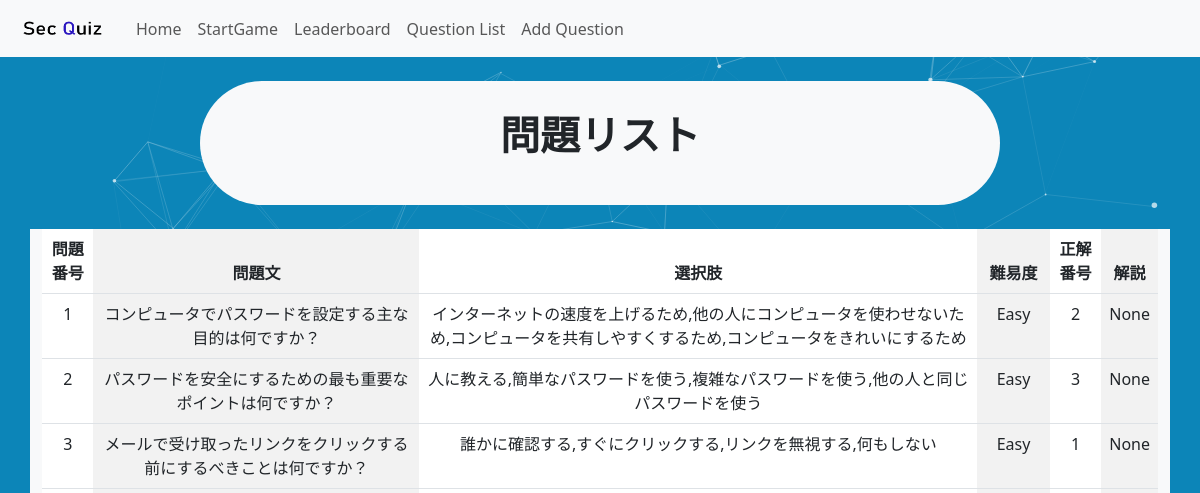
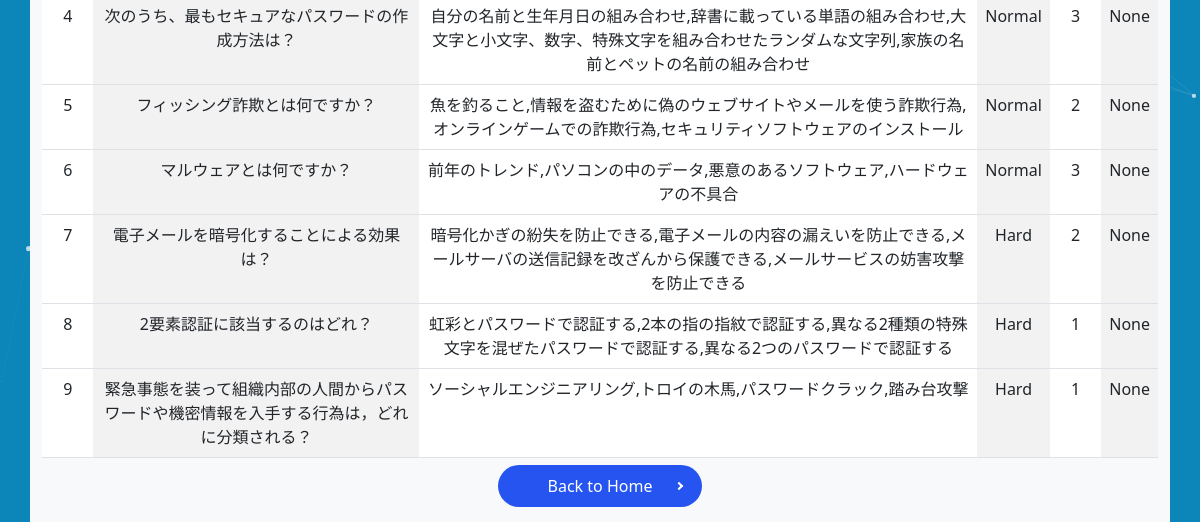
Before: /questions_user with the older database file (2 pictures, top to bottom).
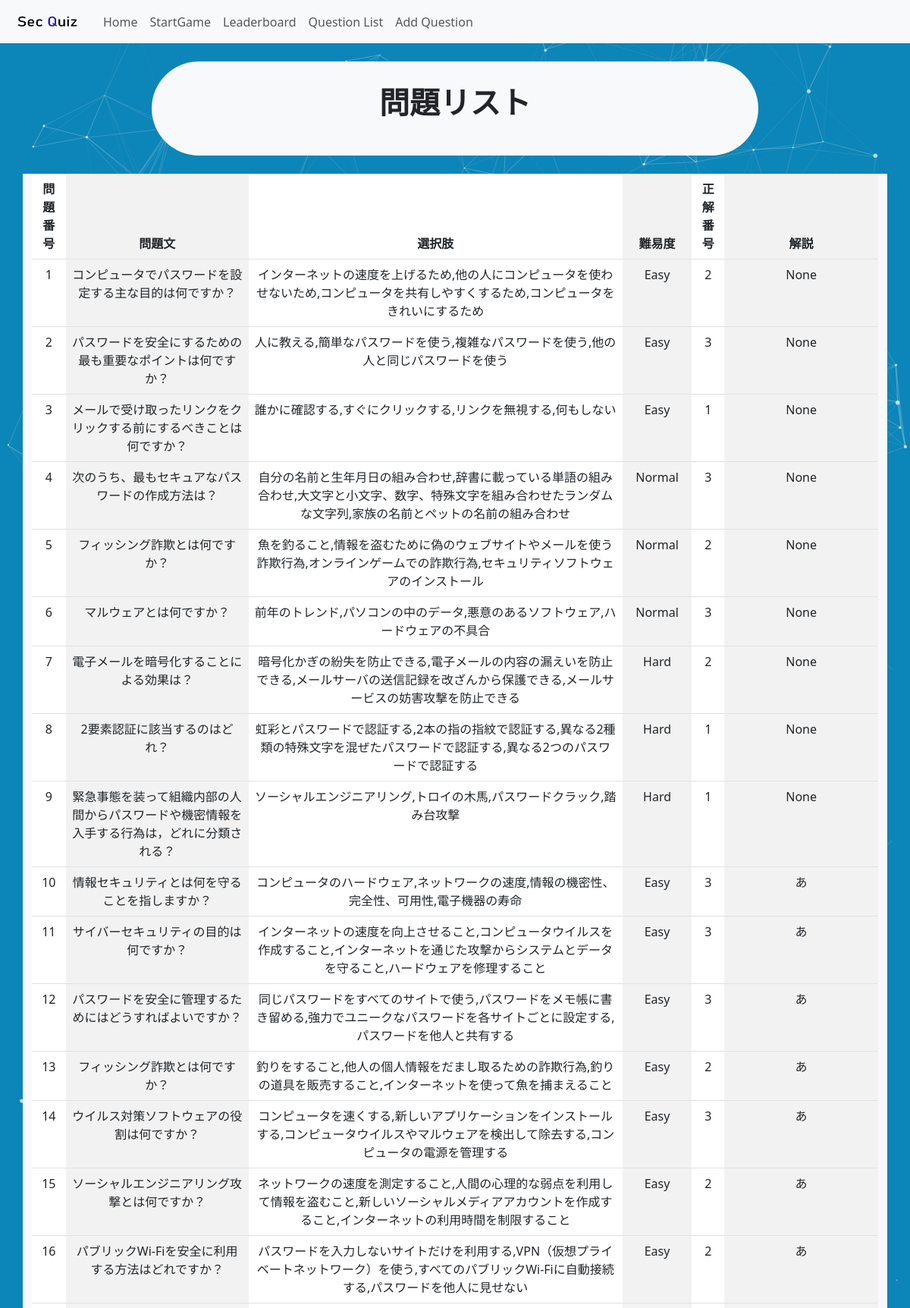
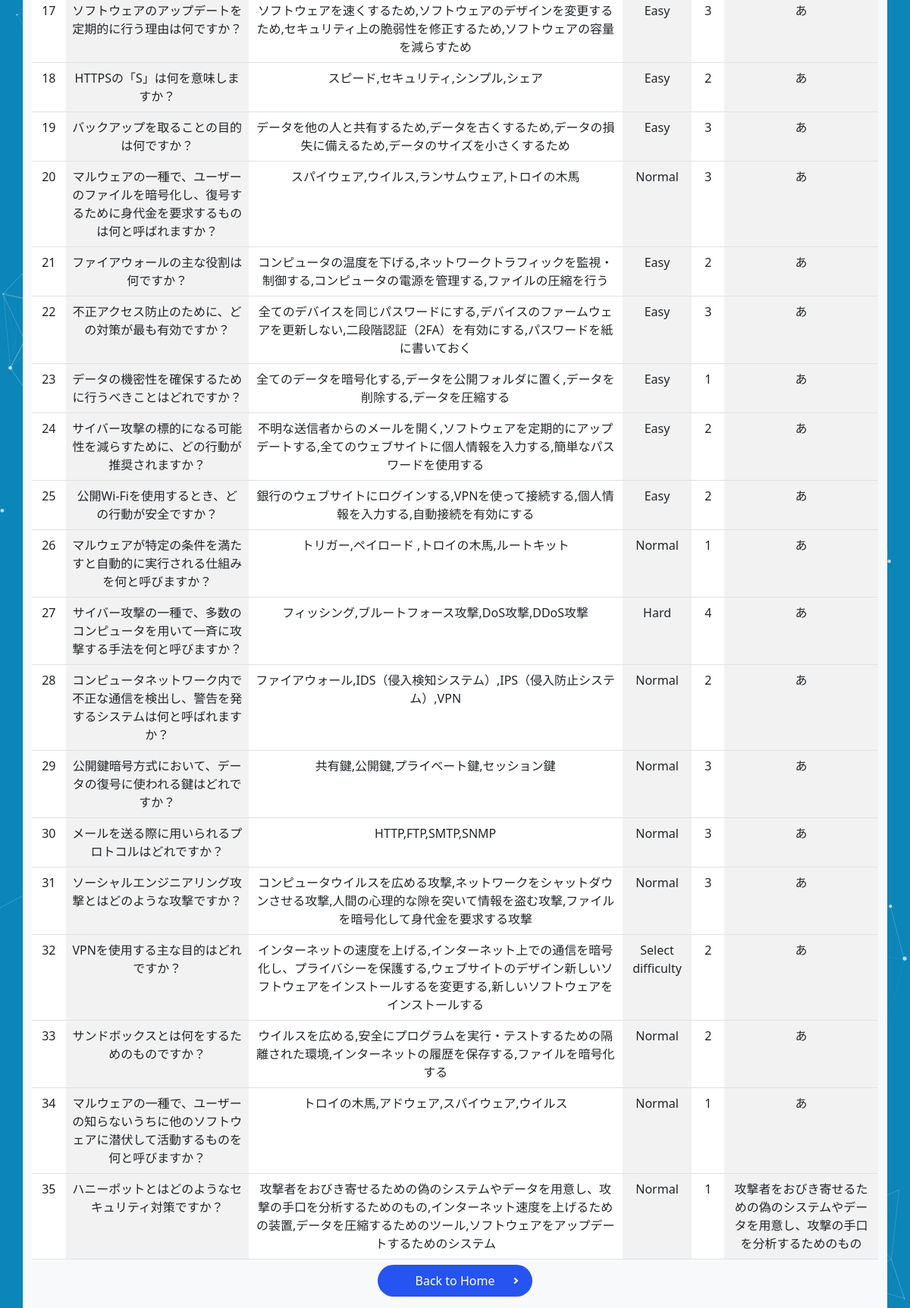
After: the same page with the newer database file (2 pictures, top to bottom).
### app.py (models this page shows)
class Question(db.Model):
    id = db.Column(db.Integer, primary_key=True)
    text = db.Column(db.Text, nullable=False)
    choices = db.Column(db.Text, nullable=False)
    difficulty = db.Column(db.String(50), nullable=False)
    correct_choice = db.Column(db.Integer, nullable=False)
    explain = db.Column(db.Text, nullable=True)

### app.py (the view)
@app.route("/questions_user")
def list_questions():
    questions = Question.query.all()
    return render_template("user/question_list.html", questions=questions)

### templates/user/question_list.html
{% extends 'base.html' %}
{% block body %}
<div id="particles-js"></div>
<link rel="stylesheet" href="../../static/css/background.css">
<link rel="stylesheet" href="../../static/css/yajirusi_button.css">
<nav class="navbar navbar-expand-lg bg-body-tertiary">
    <div class="container-fluid">
        <a class="navbar-brand" href="/">
            <img src="../../static/image/secquiz_logo.png" alt="Logo" width="100" height="30"
                class="d-inline-block align-text-top">
        </a>
        <div class="collapse navbar-collapse" id="navbarNav">
            <ul class="navbar-nav">
                <li class="nav-item">
                    <a class="nav-link" aria-current="page" href="/user">Home</a>
                </li>
                <li class="nav-item">
                    <a class="nav-link" href="/start_game">StartGame</a>
                </li>
                <li class="nav-item">
                    <a class="nav-link" href="/leaderboard">Leaderboard</a>
                </li>
                <li class="nav-item">
                    <a class="nav-link" href="/questions_user">Question List</a>
                </li>
                <li class="nav-item">
                    <a class="nav-link" href="/add_question_form">Add Question</a>
                </li>
            </ul>
        </div>
    </div>
</nav><br>
<div class="container-sm bg-light rounded-pill" style="width: 800px;"><br>
    <p class="fs-1 fw-bold text-center">問題リスト</p><br>
</div><br>
<div class="container-sm bg-light text-center" style="width: 1600px;">
    <table class="table table-striped-columns">
        <thead>
            <tr>
                <th>問題番号</th>
                <th>問題文</th>
                <th>選択肢</th>
                <th>難易度</th>
                <th>正解番号</th>
                <th>解説</th>
            </tr>
        </thead>
        <tbody>
            {% for question in questions %}
            <tr>
                <td>{{ question.id }}</td>
                <td>{{ question.text }}</td>
                <td>{{ question.choices }}</td>
                <td>{{ question.difficulty }}</td>
                <td>{{ question.correct_choice }}</td>
                <td>{{ question.explain }}</td>
            </tr>
            {% endfor %}
        </tbody>
    </table>
    <div class="">
        <a href="/user" class="button mb_top">Back to Home</a>
    </div><br>
</div>
{% endblock %}

### templates/base.html (shortened to what this page needs)
<!DOCTYPE html>
<html lang="ja">
<head>
  <link rel="stylesheet" href="{{ url_for('static', filename='css/bootstrap.min.css') }}" />
  <link rel="stylesheet" href="../static/css/background.css">
</head>
<body>
  {% block body %}{% endblock %}
</body>
</html>

### static/css/background.css (style rules this page uses)
a { color: #000000; }
html,body { height: 100%; }
#particles-js { position:fixed; z-index:-1; width: 100%; height: 100%; background-color:#0c85b8; }
.mb_top { margin-top: 5em; }

### static/css/yajirusi_button.css (style rules this page uses)
.button { position: relative; padding: 10px 50px; color: #fff; border-radius: 50vh; background-color: #2554f0; text-decoration: none; }
.button::after { content: ''; position: absolute; right: 20px; top: 50%; width: 6px; height: 6px; border-top: 2px solid #fff; border-right: 2px solid #fff; transform: translate(0, -50%) rotate(45deg); }

Changed rows visible on the page:
added Question: id "10", text "情報セキュリティとは何を守ることを指しますか？", choices "コンピュータのハードウェア,ネットワークの速度,情報の機密性、完全性、可用性,電子機器の寿命", difficulty "Easy", correct_choice "3", explain "あ"
added Question: id "11", text "サイバーセキュリティの目的は何ですか？", choices "インターネットの速度を向上させること,コンピュータウイルスを作成すること,インターネットを通じた攻撃からシステムとデータを守ること,ハードウェアを修理すること", difficulty "Easy", correct_choice "3", explain "あ"
added Question: id "12", text "パスワードを安全に管理するためにはどうすればよいですか？", choices "同じパスワードをすべてのサイトで使う,パスワードをメモ帳に書き留める,強力でユニークなパスワードを各サイトごとに設定する,パスワードを他人と共有する", difficulty "Easy", correct_choice "3", explain "あ"
added Question: id "13", text "フィッシング詐欺とは何ですか？", choices "釣りをすること,他人の個人情報をだまし取るための詐欺行為,釣りの道具を販売すること,インターネットを使って魚を捕まえること", difficulty "Easy", correct_choice "2", explain "あ"
added Question: id "14", text "ウイルス対策ソフトウェアの役割は何ですか？", choices "コンピュータを速くする,新しいアプリケーションをインストールする,コンピュータウイルスやマルウェアを検出して除去する,コンピュータの電源を管理する", difficulty "Easy", correct_choice "3", explain "あ"
added Question: id "15", text "ソーシャルエンジニアリング攻撃とは何ですか？", choices "ネットワークの速度を測定すること,人間の心理的な弱点を利用して情報を盗むこと,新しいソーシャルメディアアカウントを作成すること,インターネットの利用時間を制限すること", difficulty "Easy", correct_choice "2", explain "あ"
added Question: id "16", text "パブリックWi-Fiを安全に利用する方法はどれですか？", choices "パスワードを入力しないサイトだけを利用する,VPN（仮想プライベートネットワーク）を使う,すべてのパブリックWi-Fiに自動接続する,パスワードを他人に見せない", difficulty "Easy", correct_choice "2", explain "あ"
added Question: id "17", text "ソフトウェアのアップデートを定期的に行う理由は何ですか？", choices "ソフトウェアを速くするため,ソフトウェアのデザインを変更するため,セキュリティ上の脆弱性を修正するため,ソフトウェアの容量を減らすため", difficulty "Easy", correct_choice "3", explain "あ"
added Question: id "18", text "HTTPSの「S」は何を意味しますか？", choices "スピード,セキュリティ,シンプル,シェア", difficulty "Easy", correct_choice "2", explain "あ"
added Question: id "19", text "バックアップを取ることの目的は何ですか？", choices "データを他の人と共有するため,データを古くするため,データの損失に備えるため,データのサイズを小さくするため", difficulty "Easy", correct_choice "3", explain "あ"
added Question: id "20", text "マルウェアの一種で、ユーザーのファイルを暗号化し、復号するために身代金を要求するものは何と呼ばれますか？", choices "スパイウェア,ウイルス,ランサムウェア,トロイの木馬", difficulty "Normal", correct_choice "3", explain "あ"
added Question: id "21", text "ファイアウォールの主な役割は何ですか？", choices "コンピュータの温度を下げる,ネットワークトラフィックを監視・制御する,コンピュータの電源を管理する,ファイルの圧縮を行う", difficulty "Easy", correct_choice "2", explain "あ"
added Question: id "22", text "不正アクセス防止のために、どの対策が最も有効ですか？", choices "全てのデバイスを同じパスワードにする,デバイスのファームウェアを更新しない,二段階認証（2FA）を有効にする,パスワードを紙に書いておく", difficulty "Easy", correct_choice "3", explain "あ"
added Question: id "23", text "データの機密性を確保するために行うべきことはどれですか？", choices "全てのデータを暗号化する,データを公開フォルダに置く,データを削除する,データを圧縮する", difficulty "Easy", correct_choice "1", explain "あ"
added Question: id "24", text "サイバー攻撃の標的になる可能性を減らすために、どの行動が推奨されますか？", choices "不明な送信者からのメールを開く,ソフトウェアを定期的にアップデートする,全てのウェブサイトに個人情報を入力する,簡単なパスワードを使用する", difficulty "Easy", correct_choice "2", explain "あ"
added Question: id "25", text "公開Wi-Fiを使用するとき、どの行動が安全ですか？", choices "銀行のウェブサイトにログインする,VPNを使って接続する,個人情報を入力する,自動接続を有効にする", difficulty "Easy", correct_choice "2", explain "あ"
added Question: id "26", text "マルウェアが特定の条件を満たすと自動的に実行される仕組みを何と呼びますか？", choices "トリガー,ペイロード ,トロイの木馬,ルートキット", difficulty "Normal", correct_choice "1", explain "あ"
added Question: id "27", text "サイバー攻撃の一種で、多数のコンピュータを用いて一斉に攻撃する手法を何と呼びますか？", choices "フィッシング,ブルートフォース攻撃,DoS攻撃,DDoS攻撃", difficulty "Hard", correct_choice "4", explain "あ"
added Question: id "28", text "コンピュータネットワーク内で不正な通信を検出し、警告を発するシステムは何と呼ばれますか？", choices "ファイアウォール,IDS（侵入検知システム）,IPS（侵入防止システム）,VPN", difficulty "Normal", correct_choice "2", explain "あ"
added Question: id "29", text "公開鍵暗号方式において、データの復号に使われる鍵はどれですか？", choices "共有鍵,公開鍵,プライベート鍵,セッション鍵", difficulty "Normal", correct_choice "3", explain "あ"
added Question: id "30", text "メールを送る際に用いられるプロトコルはどれですか？", choices "HTTP,FTP,SMTP,SNMP", difficulty "Normal", correct_choice "3", explain "あ"
added Question: id "31", text "ソーシャルエンジニアリング攻撃とはどのような攻撃ですか？", choices "コンピュータウイルスを広める攻撃,ネットワークをシャットダウンさせる攻撃,人間の心理的な隙を突いて情報を盗む攻撃,ファイルを暗号化して身代金を要求する攻撃", difficulty "Normal", correct_choice "3", explain "あ"
added Question: id "32", text "VPNを使用する主な目的はどれですか？", choices "インターネットの速度を上げる,インターネット上での通信を暗号化し、プライバシーを保護する,ウェブサイトのデザイン新しいソフトウェアをインストールするを変更する,新しいソフトウェアをインストールする", difficulty "Select difficulty", correct_choice "2", explain "あ"
added Question: id "33", text "サンドボックスとは何をするためのものですか？", choices "ウイルスを広める,安全にプログラムを実行・テストするための隔離された環境,インターネットの履歴を保存する,ファイルを暗号化する", difficulty "Normal", correct_choice "2", explain "あ"
added Question: id "34", text "マルウェアの一種で、ユーザーの知らないうちに他のソフトウェアに潜伏して活動するものを何と呼びますか？", choices "トロイの木馬,アドウェア,スパイウェア,ウイルス", difficulty "Normal", correct_choice "1", explain "あ"
added Question: id "35", text "ハニーポットとはどのようなセキュリティ対策ですか？", choices "攻撃者をおびき寄せるための偽のシステムやデータを用意し、攻撃の手口を分析するためのもの,インターネット速度を上げるための装置,データを圧縮するためのツール,ソフトウェアをアップデートするためのシステム", difficulty "Normal", correct_choice "1", explain "攻撃者をおびき寄せるための偽のシステムやデータを用意し、攻撃の手口を分析するためのもの"
